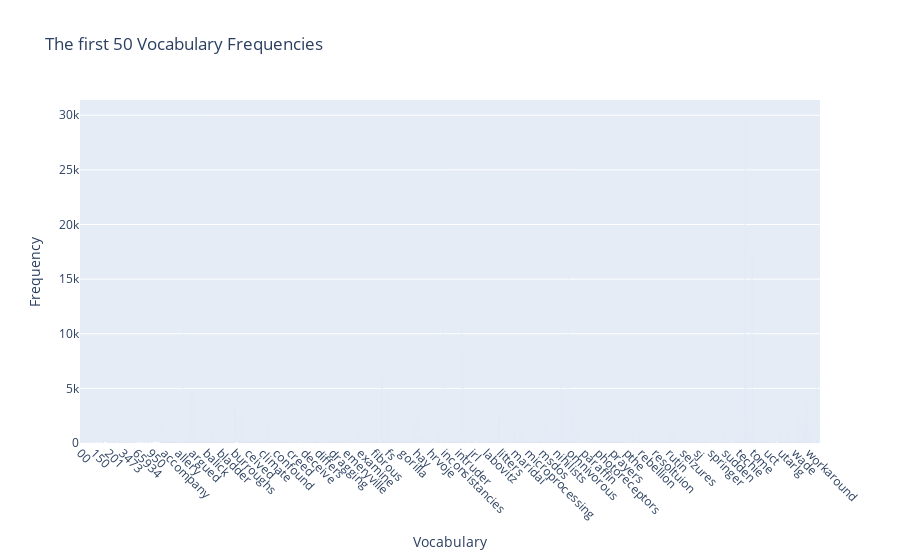

The notebook cell this image was saved under:
### Markdown cell above
### >>> **Exercise 14 (take home):** 
The chart above only contains 300 vocabulary in the documents, and it's already computationally intensive to both compute and visualize. Can you efficiently reduce the number of terms you want to visualize as an exercise.

### Code cell
# Answer here

import random

# Using this method will be faster because the time complexity of the original method may be O(n^2).
term_frequencies = np.asarray(X_counts.sum(axis=0))[0]
sample_size = 50
random_index = random.sample(range(X_counts.shape[1]), 100)

data = pd.DataFrame({
    'Vocabulary': [count_vect.get_feature_names_out()[i] for i in random_index],
    'Frequency': [term_frequencies[i] for i in random_index]
})

# Random sample
sampled_data = data.sample(n = 50)

fig = px.bar(data, x = 'Vocabulary', y = 'Frequency', text = 'Frequency', title = 'The first {} Vocabulary Frequencies'.format(sample_size))
fig.update_traces(texttemplate = '%{text}', textposition = 'outside')
fig.update_layout(xaxis_tickangle = 45)
fig.show()

### Figure 1 — Plotly figure (JSON) as saved in the notebook; plotly's stock layout.template omitted (floating-point values rounded to 4 significant figures; data arrays with more than 128 entries replaced by an {"elided": "..."} marker saying what was removed)
{"data": [{"alignmentgroup": "True", "hovertemplate": "Vocabulary=%{x}<br>Frequency=%{text}<extra></extra>", "legendgroup": "", "marker": {"color": "#636efa", "pattern": {"shape": ""}}, "name": "", "offsetgroup": "", "orientation": "v", "showlegend": false, "text": {"elided": "35788 int values"}, "textposition": "outside", "texttemplate": "%{text}", "type": "bar", "x": {"elided": "35788 str values"}, "xaxis": "x", "y": {"elided": "35788 int values"}, "yaxis": "y"}], "layout": {"barmode": "relative", "legend": {"tracegroupgap": 0}, "title": {"text": "The first 50 Vocabulary Frequencies"}, "xaxis": {"anchor": "y", "domain": [0, 1], "tickangle": 45, "title": {"text": "Vocabulary"}}, "yaxis": {"anchor": "x", "domain": [0, 1], "title": {"text": "Frequency"}}}}
